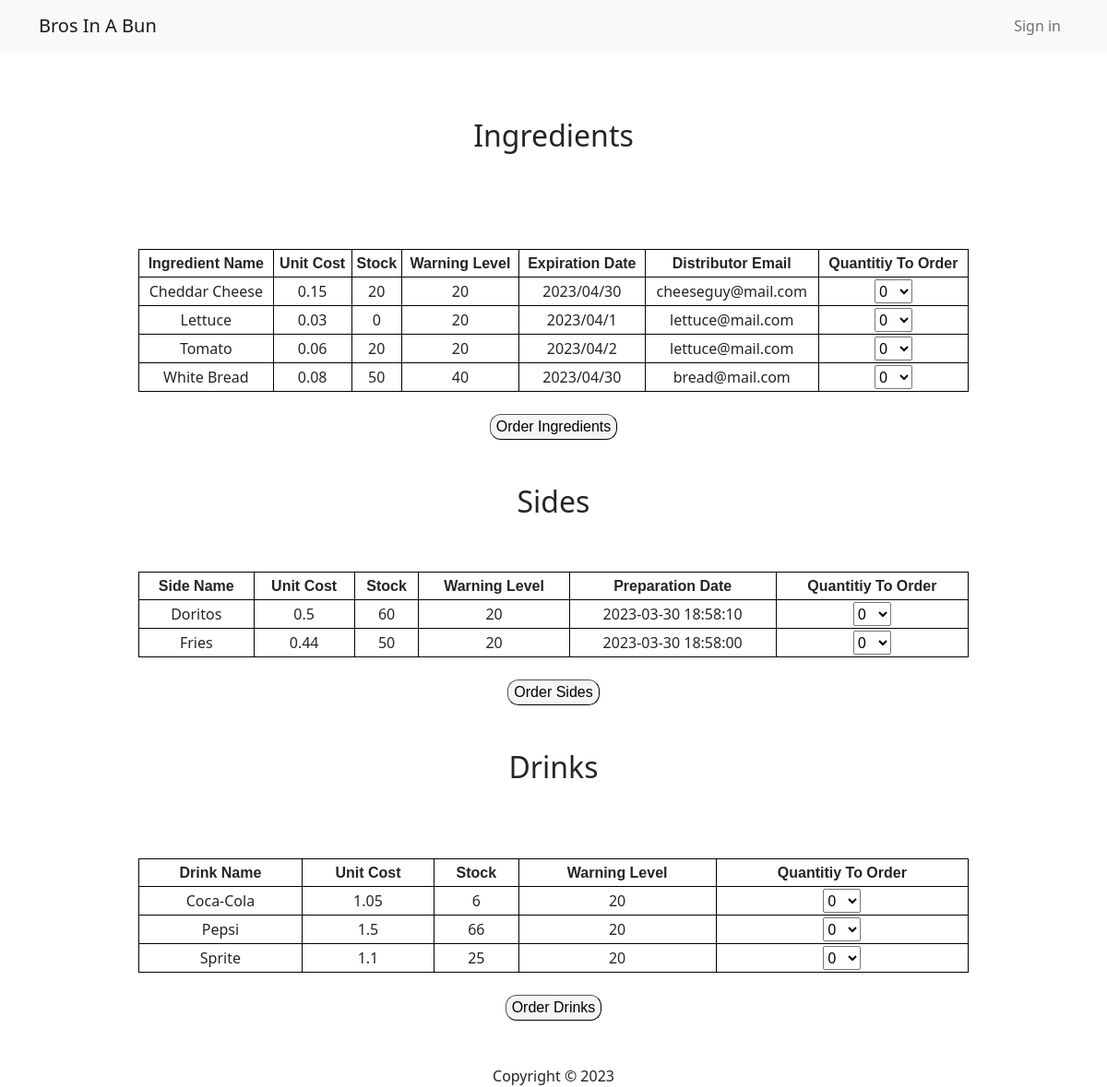
/manager/View-inventory.php, run on the app's committed database.
### tables this page shows
CREATE TABLE `ingredients` (
  `Item_name` varchar(255) NOT NULL,
  `Purchased_date` varchar(255) NOT NULL,
  `Expiration` varchar(255) NOT NULL
);

CREATE TABLE `inventory` (
  `Item_name` varchar(255) NOT NULL,
  `Unit_cost` float NOT NULL,
  `Stock_level` int(10) NOT NULL DEFAULT 0,
  `Warning_level` int(10) NOT NULL DEFAULT 20,
  `Distributor_phone` varchar(255) NOT NULL,
  `Distributor_email` varchar(255) NOT NULL
);

CREATE TABLE `sides` (
  `Item_name` varchar(255) NOT NULL,
  `Time Prepared` datetime NOT NULL
);

CREATE TABLE `drinks` (
  `Item_name` varchar(255) NOT NULL
);

### manager/View-inventory.php (the view, shortened to what this page needs)
<?php include '../inc/header.php'; ?>
<?php
$sql  = 'SELECT * FROM  ingredients NATURAL JOIN inventory';
$result = mysqli_query($con, $sql);
?>
<br></br>
<h2>Ingredients</h2>
<?php if(mysqli_num_rows($result) == 0){ ?>
    <p class="lead mt3">There are no items</p>
<?php ;}else{
            echo '<table border= "1" width = "900" cellspacing = "0" cellpadding = "2" colspan  = "2" >';
            echo '<tr>';
                echo '<td> <b> <font face = "Arial">Ingredient Name</font> </b></td>';
                echo '<td> <b><font face = "Arial">Unit Cost</font> </b></td>';
                echo '<td> <b><font face = "Arial">Stock</font></b> </td>';
                echo '<td> <b><font face = "Arial">Warning Level</font></b> </td>';
                echo '<td> <b><font face = "Arial">Expiration Date</font></b> </td>';
                echo '<td> <b><font face = "Arial">Distributor Email</font></b> </td>';
                echo '<td> <b><font face = "Arial">Quantitiy To Order</font></b> </td>';
            echo '</tr>';
            while($row = mysqli_fetch_assoc($result)){
                $field1name = $row["Item_name"];
                $field2name = $row["Unit_cost"];
                $field3name = $row["Stock_level"];
                $field4name = $row["Warning_level"];
                $field5name = $row["Expiration"];
                $field6name = $row["Distributor_email"];
                echo '<tr>
                <td>'.$field1name.'</td>
                <td>'.$field2name.'</td>
                <td>'.$field3name.'</td>
                <td>'.$field4name.'</td>
                <td>'.$field5name.'</td>
                <td>'.$field6name.'</td>
                <td> <select>
                    <option value="0">0</option>
                    <option value="10">10</option>
                    <option value="20">20</option>
                    <option value="30">30</option>
                    <option value="40">40</option>
                    <option value="50">50</option>
                    <option value="60">60</option>
                    <option value="70">70</option>
                    <option value="80">80</option>
                    </select></td>
                </tr><br>';
            }
            echo '</table><br>';
            echo '<button class = "nicebutton">Order Ingredients</button>';
        }?>
<?php
$sql  = 'SELECT * FROM  sides NATURAL JOIN inventory';
$result = mysqli_query($con, $sql);?>
<br></br>
<h2>Sides</h2>
<?php if(mysqli_num_rows($result) == 0){ ?>
    <p class="lead mt3">There are no items</p>
<?php ;}else{
            echo '<table border= "1" width = "900" cellspacing = "0" cellpadding = "2" colspan  = "2" >';
            echo '<tr>';
                echo '<td> <b> <font face = "Arial">Side Name</font> </b></td>';
                echo '<td> <b><font face = "Arial">Unit Cost</font> </b></td>';
                echo '<td> <b><font face = "Arial">Stock</font></b> </td>';
                echo '<td> <b><font face = "Arial">Warning Level</font></b> </td>';
                echo '<td> <b><font face = "Arial">Preparation Date</font></b> </td>';
                echo '<td> <b><font face = "Arial">Quantitiy To Order</font></b> </td>';
            echo '</tr>';
            while($row = mysqli_fetch_assoc($result)){
                $field1name = $row["Item_name"];
                $field2name = $row["Unit_cost"];
                $field3name = $row["Stock_level"];
                $field4name = $row["Warning_level"];
                $field5name = $row["Time Prepared"];
                echo '<tr>
                <td>'.$field1name.'</td>
                <td>'.$field2name.'</td>
                <td>'.$field3name.'</td>
                <td>'.$field4name.'</td>
                <td>'.$field5name.'</td>
                <td> <select>
                    <option value="0">0</option>
                    <option value="10">10</option>
                    <option value="20">20</option>
                    <option value="30">30</option>
                    <option value="40">40</option>
                    <option value="50">50</option>
                    <option value="60">60</option>
                    <option value="70">70</option>
                    <option value="80">80</option>
                    </select></td>
                </tr><br>';
            }
            echo '</table><br>';
            echo '<button class="nicebutton">Order Sides</button>';
        }?>
<?php
$sql  = 'SELECT * FROM  drinks NATURAL JOIN inventory';
$result = mysqli_query($con, $sql);?>
<br></br>
<h2>Drinks</h2>
<?php if(mysqli_num_rows($result) == 0){ ?>
    <p class="lead mt3">There are no items</p>
<?php ;}else{
            echo '<table border= "1" width = "900" cellspacing = "0" cellpadding = "2" colspan  = "2" >';
            echo '<tr>';
                echo '<td> <b> <font face = "Arial">Drink Name</font> </b></td>';
                echo '<td> <b><font face = "Arial">Unit Cost</font> </b></td>';
                echo '<td> <b><font face = "Arial">Stock</font></b> </td>';
                echo '<td> <b><font face = "Arial">Warning Level</font></b> </td>';
                echo '<td> <b><font face = "Arial">Quantitiy To Order</font></b> </td>';
            echo '</tr>';
            while($row = mysqli_fetch_assoc($result)){
                $field1name = $row["Item_name"];
                $field2name = $row["Unit_cost"];
                $field3name = $row["Stock_level"];
                $field4name = $row["Warning_level"];
                echo '<tr>
                <td>'.$field1name.'</td>
                <td>'.$field2name.'</td>
                <td>'.$field3name.'</td>
                <td>'.$field4name.'</td>
                <td> <select>
                    <option value="0">0</option>
                    <option value="10">10</option>
                    <option value="20">20</option>
                    <option value="30">30</option>
                    <option value="40">40</option>
                    <option value="50">50</option>
                    <option value="60">60</option>
                    <option value="70">70</option>
                    <option value="80">80</option>
                    </select></td>
                </tr><br>';
            }
            echo '</table><br>';
            echo '<button class="nicebutton">Order Drinks</button>';
        }?>
<?php include '../inc/footer.php'; ?>

### inc/header.php (shortened to what this page needs)
<!DOCTYPE html>
<html lang="en">
<head>
  <link href="https://cdn.jsdelivr.net/npm/bootstrap@5.0.2/dist/css/bootstrap.min.css" rel="stylesheet">
</head>
<body>
  <nav class="navbar navbar-expand-sm navbar-light bg-light mb-4">
    <div class="container">
      <a class="navbar-brand" href="#">Bros In A Bun</a>
      <div class="collapse navbar-collapse" id="navbarNav">
        <ul class="navbar-nav ms-auto">
          <li class="nav-item">
            <?php if(isset($_SESSION['Role'])){ ?>
              <a class="nav-link" href="../credentials/sign-out.php">Sign out</a>
            <?php } else { ?>
              <a class="nav-link" href="../credentials/sign-in.php">Sign in</a>
            <?php } ?>
          </li>
        </ul>
      </div>
  </div>
</nav>
<main>
  <div class="container d-flex flex-column align-items-center">
  <link rel="stylesheet" href="../mystyle.css">

### inc/footer.php (shortened to what this page needs)
    </div>
</main>
<footer class="text-center mt-5">
  Copyright &copy; 2023
</footer>
</body>
</html>

### manager/View-inventory.php (style rules this page uses)
button.nicebutton { border-radius: 12px; border-width: thin thin; background-color: rgb(245, 245, 245); font-family: 'Trebuchet MS', 'Lucida Sans Unicode', 'Lucida Grande', 'Lucida Sans', Arial, sans-serif; }
td { border:1px solid black; border-collapse: collapse; text-align: center; }

### data on the page
ingredients: Item_name "Cheddar Cheese", Item_name.Unit_cost "0.15", Item_name.Stock_level "20", Item_name.Warning_level "20", Expiration "2023/04/30", Item_name.Distributor_email "cheeseguy@mail.com"
ingredients: Item_name "Lettuce", Item_name.Unit_cost "0.03", Item_name.Stock_level "0", Item_name.Warning_level "20", Expiration "2023/04/1", Item_name.Distributor_email "lettuce@mail.com"
ingredients: Item_name "Tomato", Item_name.Unit_cost "0.06", Item_name.Stock_level "20", Item_name.Warning_level "20", Expiration "2023/04/2", Item_name.Distributor_email "lettuce@mail.com"
ingredients: Item_name "White Bread", Item_name.Unit_cost "0.08", Item_name.Stock_level "50", Item_name.Warning_level "40", Expiration "2023/04/30", Item_name.Distributor_email "bread@mail.com"
sides: Item_name "Doritos", Item_name.Unit_cost "0.5", Item_name.Stock_level "60", Item_name.Warning_level "20", Time Prepared "2023-03-30 18:58:10"
sides: Item_name "Fries", Item_name.Unit_cost "0.44", Item_name.Stock_level "50", Item_name.Warning_level "20", Time Prepared "2023-03-30 18:58:00"
drinks: Item_name "Coca-Cola", Item_name.Unit_cost "1.05", Item_name.Stock_level "6", Item_name.Warning_level "20"
drinks: Item_name "Pepsi", Item_name.Unit_cost "1.5", Item_name.Stock_level "66", Item_name.Warning_level "20"
drinks: Item_name "Sprite", Item_name.Unit_cost "1.1", Item_name.Stock_level "25", Item_name.Warning_level "20"
